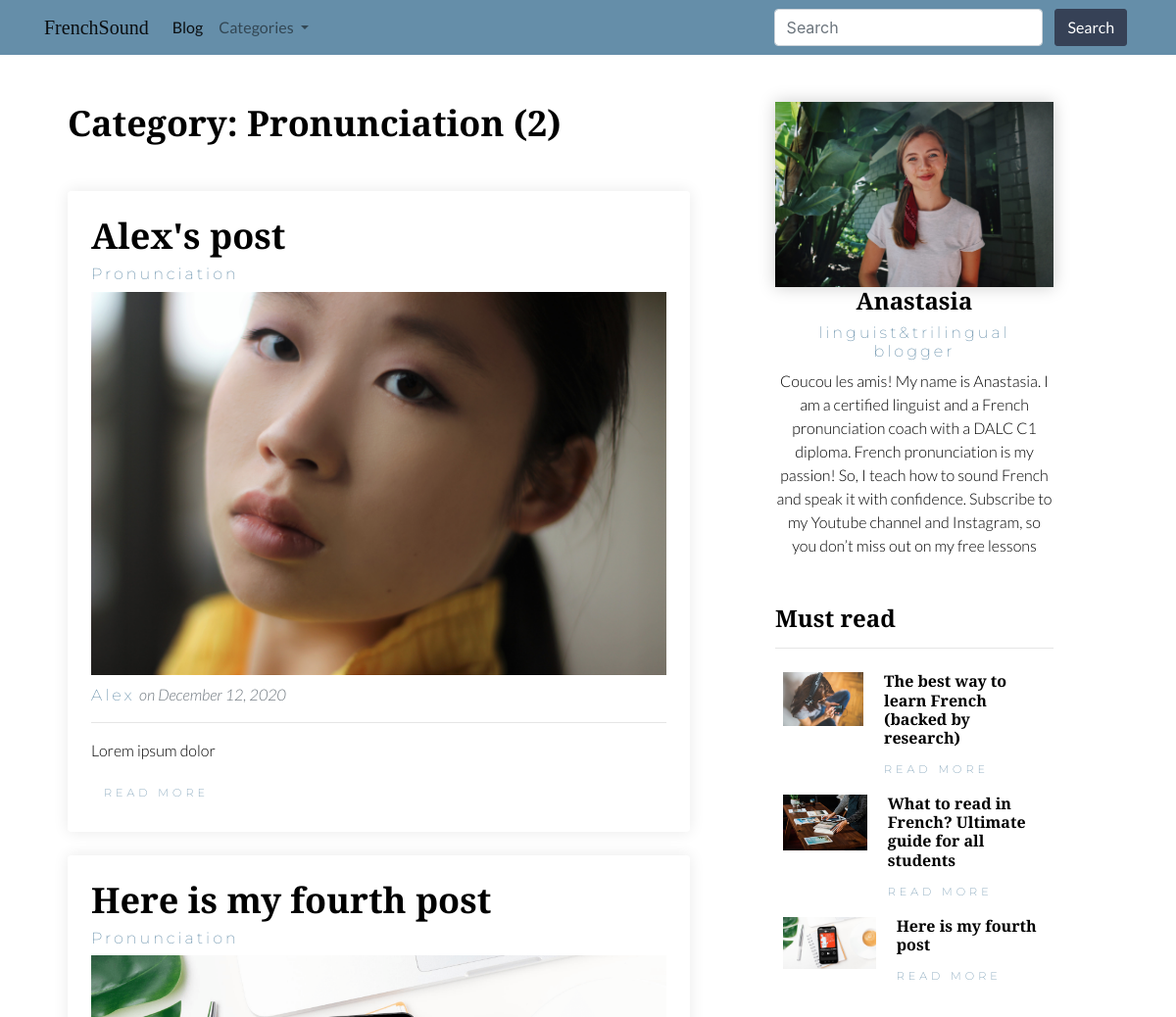
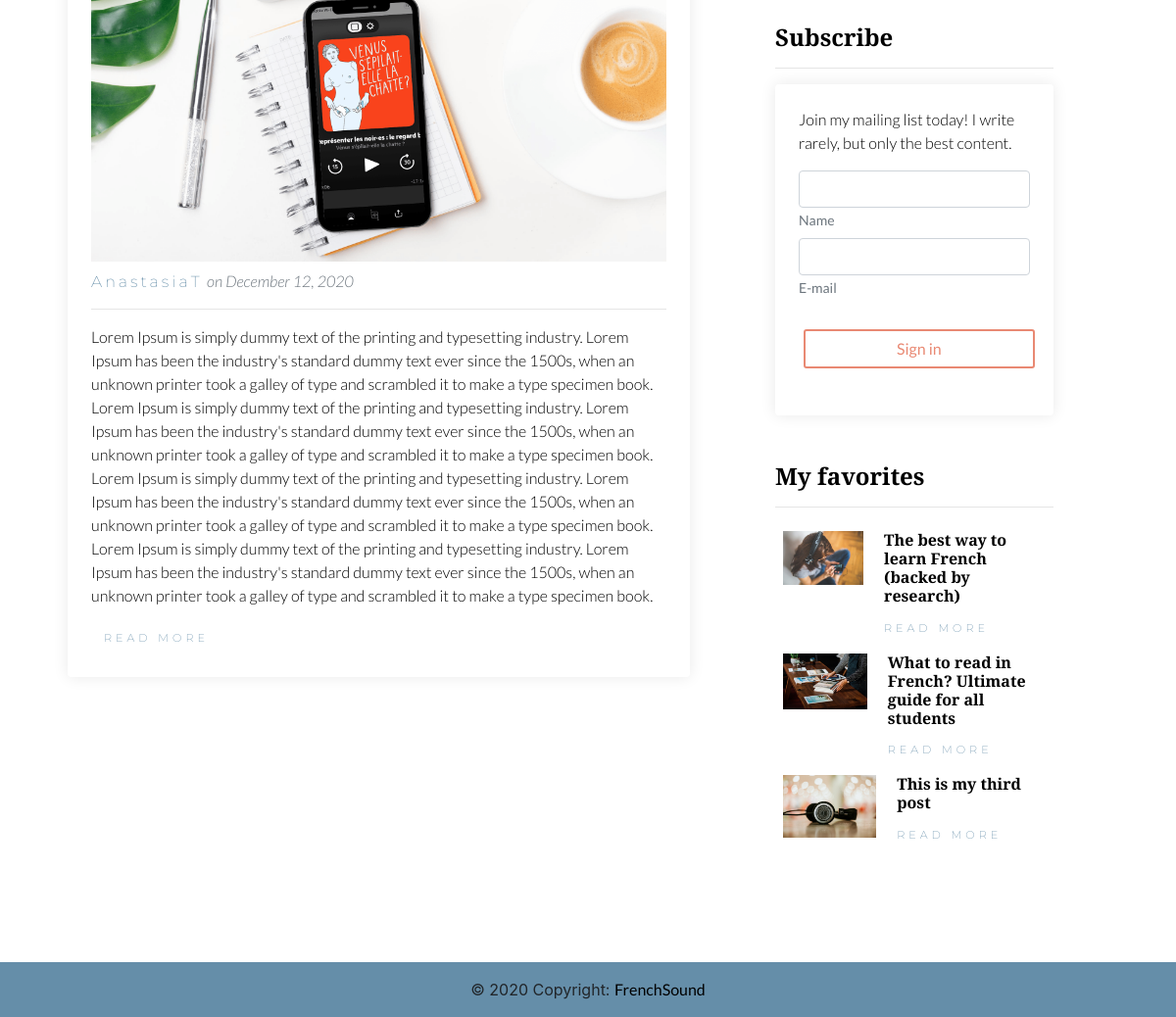
Screenshot of /blog/category/Pronunciation/ with the database file from the repository (2 pictures, top to bottom).
### blog/models.py (models this page shows, shortened)
class Category(models.Model):
	name = models.CharField(max_length=100)
	def __str__(self):
		return self.name

class Post(models.Model):
	title = models.CharField(max_length=100)
	date_posted = models.DateTimeField(default=timezone.now)
	excerpt = models.TextField(default=None)
	content = RichTextField(blank=True, null=True)
	hero_image = models.ImageField(default=None, upload_to='media')
	author = models.ForeignKey(User, on_delete=models.CASCADE)
	category = models.ForeignKey(Category, on_delete=models.PROTECT, default=None)
	must_read = models.BooleanField(default=False)
	favorite = models.BooleanField(default=False)

### blog/views.py (the view)
# urls.py: path('blog/category/<str:name>/', CategoryPostListView.as_view(), name='blog-category-posts'),
class CategoryPostListView(ListView):
	model = Post
	template_name = 'blog/category_posts.html'
	must_read = Post.objects.filter(must_read=True)
	favorite = Post.objects.filter(favorite=True)
	context_object_name = 'posts'
	extra_context = {'must_read': must_read, 'favorite': favorite}
	paginate_by = 2
	def get_queryset(self):
		category = get_object_or_404(Category, name=self.kwargs.get('name'))
		return Post.objects.filter(category=category).order_by('-date_posted')

### blog/templates/blog/category_posts.html (shortened to what this page needs)
{% extends "blog/base.html" %}
{% block content %}
		<h2 class="mb-5">Category: {{ view.kwargs.name }} ({{ page_obj.paginator.count }})</h2>
		{% for post in posts %}
		<div class="post p-4 mb-4">
			<h2>{{ post.title }}</h2>
			<a href="{% url 'blog-category-posts' post.category.name %}"><h4>{{ post.category }}</h4></a>
			<img class="img-fluid" src="{{ post.hero_image.url}}">
			<div class="mt-2">
				<a href="{% url 'blog-user-posts' post.author.username %}"><h4 style="display: inline;">{{ post.author }}</h4></a>
				<p style="display: inline;" class="text-muted font-italic">on {{ post.date_posted|date:"F d, Y" }}</p>
			</div>
			<hr>
			<p>{{ post.excerpt }}</p>
			<a class="btn btn-link" href="{% url 'blog-post-detail' post.id %}">read more</a>
		</div>
    	{% endfor %}
{% endblock content %}

### blog/templates/blog/base.html (shortened to what this page needs)
{% load static %}
<!DOCTYPE html>
<html class="no-js" lang="en">
<head>
    <link rel="stylesheet" href="https://maxcdn.bootstrapcdn.com/bootstrap/4.0.0/css/bootstrap.min.css">
    <link rel="stylesheet" type="text/css" href="{% static 'main.css' %}">
</head>
<body>
    <header>
        <nav class="navbar sticky-top navbar-expand-lg navbar-light bg-blue">
          <div class="container">
            <a class="navbar-brand" href="{% url 'blog-home' %}">FrenchSound</a>
            <div class="collapse navbar-collapse" id="navbarSupportedContent">
              <ul class="navbar-nav mr-auto">
                <li class="nav-item active">
                  <a class="nav-link" href="{% url 'blog-home' %}">Blog <span class="sr-only">(current)</span></a>
                </li>
                <li class="nav-item dropdown">
                  <a class="nav-link dropdown-toggle" href="#" id="navbarDropdown" role="button" data-toggle="dropdown" aria-haspopup="true" aria-expanded="false">
                    Categories
                  </a>
                </li>
              </ul>
              <form class="form-inline my-2 my-lg-0">
                <input class="form-control mr-sm-2" type="search" placeholder="Search" aria-label="Search">
                <button class="btn btn-primary my-2 my-sm-0" type="submit">Search</button>
              </form>
            </div>
          </div>
        </nav>
    </header>
    <div class="container container-fluid">
        <div class="row">
            <div class="col-sm-7 mt-5 mx-4">
                <section>
                    {% block content%}
                    {% endblock content%}
                </section>
            </div>
            <div class="col-sm-4 mt-5 px-5">
                <div>
                    <img src="{% static 'linguanastya-sidebar.jpg' %}" class='img-fluid sidebar-img'>
                    <h3 class="text-center">Anastasia</h3>
                    <h4 class="text-center">linguist&trilingual blogger</h4>
                    <p class="text-center">Coucou les amis! My name is Anastasia. I am a certified linguist and a French pronunciation coach with a DALC C1 diploma. French pronunciation is my passion! So, I teach how to sound French and speak it with confidence. Subscribe to my Youtube channel and Instagram, so you don’t miss out on my free lessons</p>
                </div>
                <div class="mt-5">
                    <h3>Must read</h3>
                    <hr>
                    {% for post in must_read%}
                     <div class="sidebar-item grid-container">
                            <div class="grid-item grid-item1">
                              <img class="thumbnail thumbnail-custom img-fluid" src="{{post.hero_image.url}}">
                            </div>
                            <div class="grid-item grid-item2">
                              <h5>{{ post.title }}</h5>
                              <a class="btn-link" href="{% url 'blog-post-detail' post.id %}">Read more</a>
                            </div>
                      </div>
                    {% endfor %}
                </div>
                <div class="mt-5">
                        <h3>Subscribe</h3>
                        <hr>
                    <div class="post py-4 px-4">
                        <p>Join my mailing list today! I write rarely, but only the best content.</p>
                        <form action="#!">
                            <div class="md-form mt-3">
                                <input type="text" id="subscription_name" class="form-control">
                                <label for="subscription_name" class="text-muted">Name</label>
                            </div>
                            <div class="md-form">
                                <input type="email" id="subscription_email" class="form-control">
                                <label for="subscription_email" class="text-muted">E-mail</label>
                            </div>
                            <div class="">
                                <button class="btn btn-outline btn-rounded btn-block z-depth-0 my-4 waves-effect" type="submit">Sign in</button>
                            </div>
                        </form>
                    </div>
                </div>
                <div class="mt-5">
                    <h3>My favorites</h3>
                    <hr>
                    {% for post in favorite%}
                     <div class="sidebar-item grid-container">
                            <div class="grid-item grid-item1">
                              <img class="thumbnail thumbnail-custom img-fluid" src="{{post.hero_image.url}}">
                            </div>
                            <div class="grid-item grid-item2">
                              <h5>{{ post.title }}</h5>
                              <a class="btn-link" href="{% url 'blog-post-detail' post.id %}">Read more</a>
                            </div>
                      </div>
                    {% endfor %}
                </div>
            </div>
        </div>
    </div>
    <footer class="page-footer font-small blue">
      <div class="footer-copyright text-center py-3">© 2020 Copyright:
        <a href="https://mdbootstrap.com/" class="footer-link"> FrenchSound</a>
      </div>
    </footer>
</body>

### blog/static/main.css (style rules this page uses)
* { padding: 0; margin: 0; box-sizing: border-box; }
html { position: relative; }
@media (min-width: 992px) { h2 { font-family: 'Playfair Display', serif; color: #000000; font-weight: 700; font-size: 36px; } }
@media (min-width: 992px) { h3 { font-family: 'Playfair Display', serif; color: #000000; font-weight: 700; font-size: 24px; } }
@media (min-width: 992px) { h4 { font-family: 'Montserrat', sans-serif; color: #658EA9; letter-spacing: 3px; font-weight: 200; font-size: 16px; } }
@media (min-width: 992px) { h5 { font-family: 'Playfair Display', serif; color: #000000; font-weight: 700; font-size: 16px; } }
@media (min-width: 992px) { p { font-family: 'Lato', sans-serif; color: #000000; font-weight: 300; font-size: 16px; } }
@media (min-width: 992px) { a { font-family: 'Lato', sans-serif; font-weight: 400; font-size: 16px; color: black; } }
@media (min-width: 992px) { label { font-family: 'Lato', sans-serif; font-weight: 400; font-size: 14px; } }
@media (min-width: 1200px) { h2 { font-family: 'Playfair Display', serif; color: #000000; font-weight: 700; font-size: 36px; } }
@media (min-width: 1200px) { h3 { font-family: 'Playfair Display', serif; color: #000000; font-weight: 700; font-size: 24px; } }
@media (min-width: 1200px) { h4 { font-family: 'Montserrat', sans-serif; color: #658EA9; letter-spacing: 3px; font-weight: 200; font-size: 16px; } }
@media (min-width: 1200px) { h5 { font-family: 'Playfair Display', serif; color: #000000; font-weight: 700; font-size: 16px; } }
@media (min-width: 1200px) { p { font-family: 'Lato', sans-serif; color: #000000; font-weight: 300; font-size: 16px; } }
@media (min-width: 1200px) { a { font-family: 'Lato', sans-serif; font-weight: 400; font-size: 16px; color: black; } }
@media (min-width: 1200px) { label { font-family: 'Lato', sans-serif; font-weight: 400; font-size: 14px; } }
.bg-blue { background-color: #658EA9; }
.navbar-brand { font-family: 'Playfair Display', serif; }
.sidebar-img { box-shadow:hsl(0, 0%, 80%) 0 0 16px; }
.grid-container { display: grid; grid-template-columns: auto auto auto; grid-column-gap: 0.3rem; }
.grid-item { margin: 0.5rem; }
.btn-link { color: #658EA9; letter-spacing: 4px; font-family: 'Montserrat', sans-serif; font-weight: 200; font-size: 0.7rem; text-transform: uppercase; }
.btn-primary { color: white; background-color: #364156; border: 1.5px solid #364156; border-radius: 3px; font-family: 'Lato', sans-serif; font-weight: 400; margin: 0.3rem; }
.btn-outline { color: #E98973; background-color: white; border: 2px solid #E98973; border-radius: 3px; font-family: 'Lato', sans-serif; font-weight: 400; margin: 0.3rem; }
.post { border-radius: 4px 4px; box-shadow: 0 0 16px rgba(0, 0, 0, 0.09); }
footer { background-color: #658EA9; margin-top: 7rem; }
.footer-link { color: black; font-family: 'Lato', sans-serif; font-weight: 400; font-size: 16px; }

### rows the page displays
Category: kwargs.name "Pronunciation"
Post: title "Alex's post", category "Pronunciation", hero_image (picture), author "Alex", date_posted "December 12, 2020", excerpt "Lorem ipsum dolor"
Post: title "Here is my fourth post", category "Pronunciation", hero_image (picture), author "AnastasiaT", date_posted "December 12, 2020", excerpt "Lorem Ipsum is simply dummy text of the printing and typesetting industry. Lorem Ipsum has been the industry's standard dummy text ever since the 1500s, when an unknown printer took a galley of type and scrambled it to make a type specimen book. Lorem Ipsum is simply dummy text of the printing and typesetting industry. Lorem Ipsum has been the industry's standard dummy text ever since the 1500s, when an unknown printer took a galley of type and scrambled it to make a type specimen book. Lorem Ipsum is simply dummy text of the printing and typesetting industry. Lorem Ipsum has been the industry's standard dummy text ever since the 1500s, when an unknown printer took a galley of type and…"
Post: hero_image (picture), title "The best way to learn French (backed by research)"
Post: hero_image (picture), title "What to read in French? Ultimate guide for all students"
Post: hero_image (picture), title "This is my third post"

### other values shown
{{ page_obj.paginator.count }} "2"
